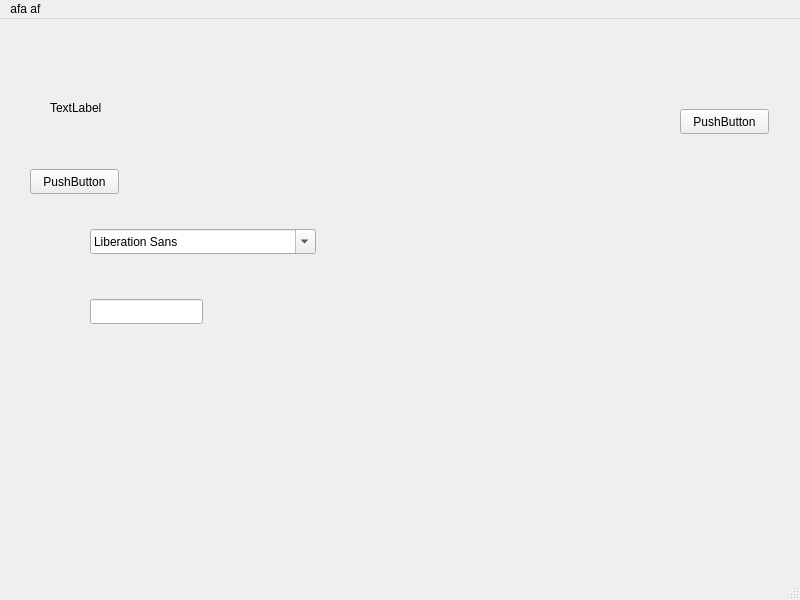
<?xml version="1.0" encoding="UTF-8"?>
<ui version="4.0">
 <class>MainWindowTest</class>
 <widget class="QMainWindow" name="MainWindowTest">
  <property name="geometry">
   <rect>
    <x>0</x>
    <y>0</y>
    <width>800</width>
    <height>600</height>
   </rect>
  </property>
  <property name="windowTitle">
   <string>MainWindow</string>
  </property>
  <widget class="QWidget" name="centralwidget">
   <widget class="QLabel" name="label">
    <property name="geometry">
     <rect>
      <x>50</x>
      <y>80</y>
      <width>67</width>
      <height>17</height>
     </rect>
    </property>
    <property name="text">
     <string>TextLabel</string>
    </property>
   </widget>
   <widget class="QPushButton" name="pushButton">
    <property name="geometry">
     <rect>
      <x>30</x>
      <y>150</y>
      <width>89</width>
      <height>25</height>
     </rect>
    </property>
    <property name="text">
     <string>PushButton</string>
    </property>
   </widget>
   <widget class="QPushButton" name="pushButton_2">
    <property name="geometry">
     <rect>
      <x>680</x>
      <y>90</y>
      <width>89</width>
      <height>25</height>
     </rect>
    </property>
    <property name="text">
     <string>PushButton</string>
    </property>
   </widget>
   <widget class="QFontComboBox" name="fontComboBox">
    <property name="geometry">
     <rect>
      <x>90</x>
      <y>210</y>
      <width>226</width>
      <height>25</height>
     </rect>
    </property>
   </widget>
   <widget class="QLineEdit" name="lineEdit">
    <property name="geometry">
     <rect>
      <x>90</x>
      <y>280</y>
      <width>113</width>
      <height>25</height>
     </rect>
    </property>
   </widget>
  </widget>
  <widget class="QMenuBar" name="menubar">
   <property name="geometry">
    <rect>
     <x>0</x>
     <y>0</y>
     <width>800</width>
     <height>28</height>
    </rect>
   </property>
   <widget class="QMenu" name="menuafa_af">
    <property name="title">
     <string>afa af </string>
    </property>
    <addaction name="actionafafafdc_e33"/>
   </widget>
   <addaction name="menuafa_af"/>
  </widget>
  <widget class="QStatusBar" name="statusbar"/>
  <action name="actionafafafdc_e33">
   <property name="text">
    <string>afafafdc  e33</string>
   </property>
  </action>
 </widget>
 <resources/>
 <connections/>
</ui>
